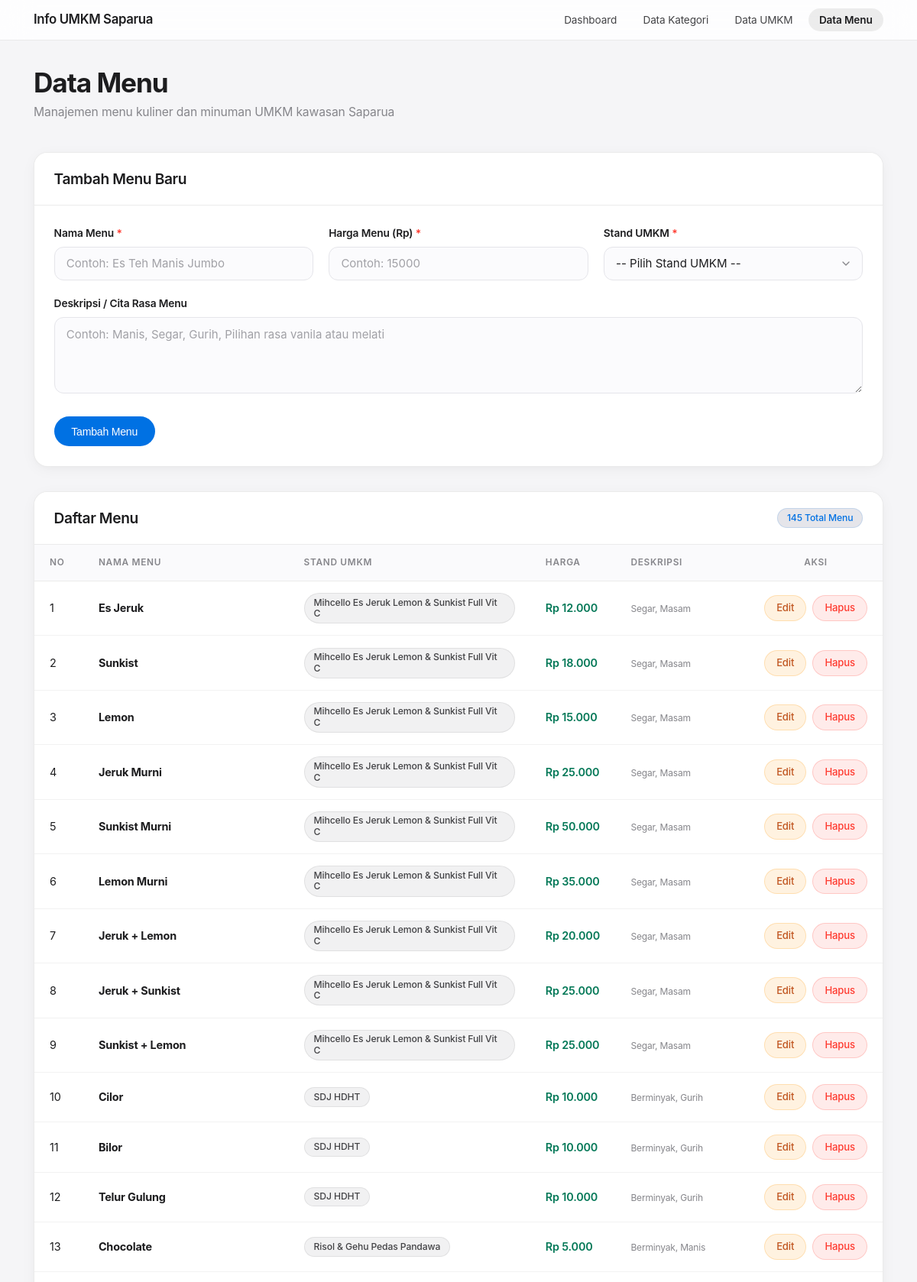
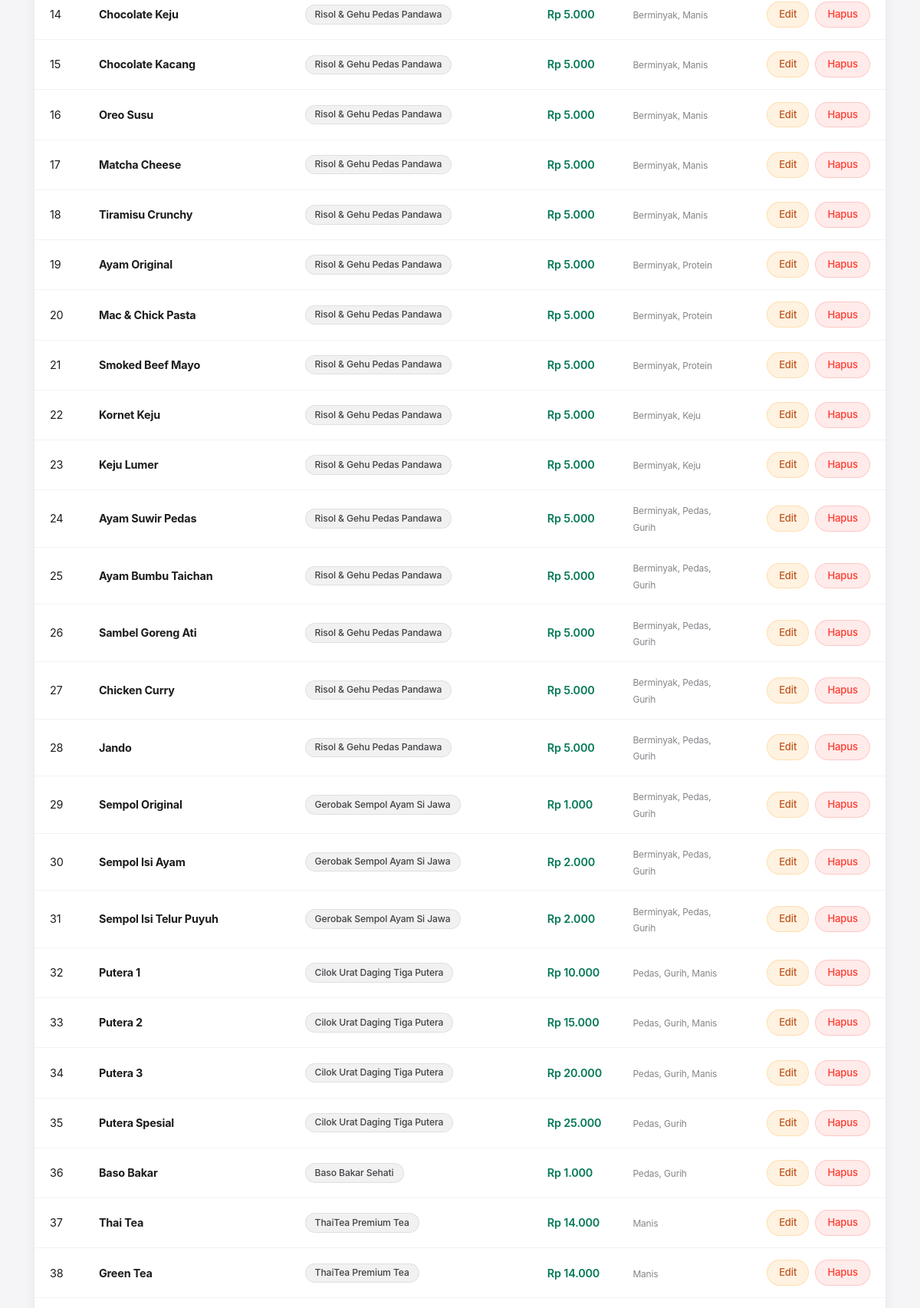
/view/menu.php (upper part), run on the app's committed database (2 pictures, top to bottom).
### tables this page shows
CREATE TABLE `menu` (
  `id_menu` int(11) NOT NULL AUTO_INCREMENT,
  `nama_menu` varchar(255) DEFAULT NULL,
  `harga_menu` int(11) DEFAULT NULL,
  `id_umkm` int(11) NOT NULL,
  `deskripsi` mediumtext DEFAULT NULL,
  `id_rasa` int(11) DEFAULT NULL,
  PRIMARY KEY (`id_menu`),
  KEY `fk_menu_umkm` (`id_umkm`),
  KEY `id_rasa` (`id_rasa`),
  CONSTRAINT `fk_menu_umkm` FOREIGN KEY (`id_umkm`) REFERENCES `umkm` (`id_umkm`) ON DELETE CASCADE ON UPDATE CASCADE,
  CONSTRAINT `menu_ibfk_1` FOREIGN KEY (`id_rasa`) REFERENCES `rasa_menu` (`id`)
);

CREATE TABLE `umkm` (
  `id_umkm` int(11) NOT NULL AUTO_INCREMENT,
  `nama_stand` varchar(255) DEFAULT NULL,
  `nama_penjaga` varchar(255) DEFAULT NULL,
  `foto` varchar(255) DEFAULT NULL,
  `sertifikasi_halal` enum('ada','tidak') DEFAULT 'tidak',
  `id_kategori` int(11) DEFAULT NULL,
  `id_jadwal` int(11) DEFAULT NULL,
  `id_lokasi` int(11) DEFAULT NULL,
  PRIMARY KEY (`id_umkm`),
  KEY `fk_umkm_kategori` (`id_kategori`),
  KEY `fk_umkm_jadwal` (`id_jadwal`),
  KEY `fk_umkm_lokasi` (`id_lokasi`),
  CONSTRAINT `fk_umkm_jadwal` FOREIGN KEY (`id_jadwal`) REFERENCES `jadwal` (`id_jadwal`) ON DELETE SET NULL ON UPDATE CASCADE,
  CONSTRAINT `fk_umkm_kategori` FOREIGN KEY (`id_kategori`) REFERENCES `kategori` (`id_kategori`) ON DELETE SET NULL ON UPDATE CASCADE,
  CONSTRAINT `fk_umkm_lokasi` FOREIGN KEY (`id_lokasi`) REFERENCES `lokasi` (`id_lokasi`) ON DELETE SET NULL ON UPDATE CASCADE
);

### class/Database.php (called while the page is built, shortened)
<?php
class Database {
    private string $host;
    private string $user;
    private string $pass;
    private string $dbname;
    public ?PDO $conn = null;
    public function __construct(
        string $host = DB_HOST,
        string $user = DB_USER,
        string $pass = DB_PASS,
        string $dbname = DB_NAME
    ) {
        $this->host   = $host;
        $this->user   = $user;
        $this->pass   = $pass;
        $this->dbname = $dbname;
    }
    public function getConnection(): PDO {
        if ($this->conn === null) {
            $dsn = "mysql:host={$this->host};dbname={$this->dbname};charset=utf8mb4";
            $options = [
                PDO::ATTR_ERRMODE            => PDO::ERRMODE_EXCEPTION,
                PDO::ATTR_DEFAULT_FETCH_MODE => PDO::FETCH_ASSOC,
                PDO::ATTR_EMULATE_PREPARES   => false,
            ];
            try {
                $this->conn = new PDO($dsn, $this->user, $this->pass, $options);
            } catch (PDOException $e) {
                error_log("Database Connection Error: " . $e->getMessage());
                throw new PDOException("Koneksi database gagal: " . $e->getMessage(), (int)$e->getCode());
            }
        }
        return $this->conn;
    }
}

### class/Menu.php (called while the page is built, shortened)
<?php
require_once __DIR__ . '/Database.php';
class Menu {
    private PDO $conn;
    private string $table = 'menu';
    public function __construct(PDO|Database|null $db = null) {
        if ($db instanceof PDO) {
            $this->conn = $db;
        } elseif ($db instanceof Database) {
            $this->conn = $db->getConnection();
        } else {
            $database = new Database();
            $this->conn = $database->getConnection();
        }
    }
    public function getAll(): array {
        try {
            $query = "SELECT
                        m.id_menu,
                        m.nama_menu,
                        m.harga_menu,
                        m.id_umkm,
                        m.deskripsi,
                        u.nama_stand
                      FROM {$this->table} m
                      LEFT JOIN umkm u ON m.id_umkm = u.id_umkm
                      ORDER BY m.id_menu ASC";
            $stmt = $this->conn->prepare($query);
            $stmt->execute();
            return $stmt->fetchAll();
        } catch (PDOException $e) {
            error_log("Menu::getAll Error: " . $e->getMessage());
            return [];
        }
    }
}

### view/menu.php (the view, shortened to what this page needs)
<?php
require_once __DIR__ . '/../class/Menu.php';
$menuModel = new Menu();
$edit_data = null;
$menu_list = $menuModel->getAll();
require_once __DIR__ . '/header.php';
?>
<div class="page-header">
    <div class="page-title">
        <h1>Data Menu</h1>
        <p>Manajemen menu kuliner dan minuman UMKM kawasan Saparua</p>
    </div>
</div>
<div class="card" style="margin-bottom: 2rem;">
    <div class="card-header">
        <h2><?= $edit_data ? 'Edit Menu: ' . htmlspecialchars($edit_data['nama_menu']) : 'Tambah Menu Baru' ?></h2>
    </div>
    <div class="card-body">
        <form action="menu.php" method="POST">
            <div style="display: grid; grid-template-columns: repeat(auto-fit, minmax(260px, 1fr)); gap: 1.25rem;">
                <div class="form-group">
                    <label for="nama_menu">Nama Menu <span style="color:var(--danger)">*</span></label>
                    <input type="text"
                           id="nama_menu"
                           name="nama_menu"
                           class="form-control"
                           placeholder="Contoh: Es Teh Manis Jumbo"
                           value="<?= $edit_data ? htmlspecialchars($edit_data['nama_menu']) : '' ?>"
                           required>
                </div>
                <div class="form-group">
                    <label for="harga_menu">Harga Menu (Rp) <span style="color:var(--danger)">*</span></label>
                    <input type="number"
                           id="harga_menu"
                           name="harga_menu"
                           class="form-control"
                           placeholder="Contoh: 15000"
                           min="500"
                           step="500"
                           value="<?= $edit_data ? htmlspecialchars($edit_data['harga_menu']) : '' ?>"
                           required>
                </div>
                <div class="form-group">
                    <label for="id_umkm">Stand UMKM <span style="color:var(--danger)">*</span></label>
                    <select id="id_umkm" name="id_umkm" class="form-control" required>
                        <option value="">-- Pilih Stand UMKM --</option>
                    </select>
                </div>
            </div>
            <div class="form-group">
                <label for="deskripsi">Deskripsi / Cita Rasa Menu</label>
                <textarea id="deskripsi"
                          name="deskripsi"
                          class="form-control"
                          placeholder="Contoh: Manis, Segar, Gurih, Pilihan rasa vanila atau melati"><?= $edit_data ? htmlspecialchars($edit_data['deskripsi'] ?? '') : '' ?></textarea>
            </div>
            <div style="margin-top: 1.5rem; display: flex; gap: 0.75rem;">
                <button type="submit" class="btn btn-primary">
                    <?= $edit_data ? 'Simpan Perubahan Menu' : 'Tambah Menu' ?>
                </button>
            </div>
        </form>
    </div>
</div>
<div class="card">
    <div class="card-header">
        <h2>Daftar Menu</h2>
        <span class="badge badge-primary"><?= count($menu_list) ?> Total Menu</span>
    </div>
    <div class="card-body" style="padding: 0;">
        <div class="table-responsive">
            <table class="table">
                <thead>
                    <tr>
                        <th style="width: 50px;">No</th>
                        <th>Nama Menu</th>
                        <th>Stand UMKM</th>
                        <th>Harga</th>
                        <th>Deskripsi</th>
                        <th style="width: 150px; text-align: center;">Aksi</th>
                    </tr>
                </thead>
                <tbody>
                    <?php if (empty($menu_list)): ?>
                        <tr>
                            <td colspan="6">
                                <div class="empty-state">
                                    <div class="empty-state-icon"></div>
                                    <p>Belum ada data menu tersimpan.</p>
                                </div>
                            </td>
                        </tr>
                    <?php else: ?>
                        <?php $no = 1; foreach ($menu_list as $row): ?>
                            <tr>
                                <td><?= $no++ ?></td>
                                <td><strong><?= htmlspecialchars($row['nama_menu']) ?></strong></td>
                                <td>
                                    <span class="badge badge-gray">
                                        <?= htmlspecialchars($row['nama_stand'] ?? 'Tidak Terkait') ?>
                                    </span>
                                </td>
                                <td>
                                    <span style="font-weight: 600; color: #047857;">
                                        Rp <?= number_format((float)$row['harga_menu'], 0, ',', '.') ?>
                                    </span>
                                </td>
                                <td>
                                    <small style="color: var(--gray-500);">
                                        <?= htmlspecialchars($row['deskripsi'] ?? '-') ?>
                                    </small>
                                </td>
                                <td style="text-align: center;">
                                    <div class="btn-actions" style="justify-content: center;">
                                        <a href="menu.php?action=edit&id=<?= $row['id_menu'] ?>"
                                           class="btn btn-warning btn-sm" title="Edit">
                                            Edit
                                        </a>
                                        <a href="menu.php?action=delete&id=<?= $row['id_menu'] ?>"
                                           class="btn btn-danger btn-sm"
                                           onclick="return confirm('Apakah Anda yakin ingin menghapus menu: <?= htmlspecialchars(addslashes($row['nama_menu'])) ?>?')"
                                           title="Hapus">
                                            Hapus
                                        </a>
                                    </div>
                                </td>
                            </tr>
                        <?php endforeach; ?>
                    <?php endif; ?>
                </tbody>
            </table>
        </div>
    </div>
</div>
<?php
require_once __DIR__ . '/footer.php';
?>

### data on the page
menu: nama_menu "Es Jeruk", id_umkm.nama_stand "Mihcello Es Jeruk Lemon & Sunkist Full Vit C", harga_menu "12.000", deskripsi "Segar, Masam"
menu: nama_menu "Sunkist", id_umkm.nama_stand "Mihcello Es Jeruk Lemon & Sunkist Full Vit C", harga_menu "18.000", deskripsi "Segar, Masam"
menu: nama_menu "Lemon", id_umkm.nama_stand "Mihcello Es Jeruk Lemon & Sunkist Full Vit C", harga_menu "15.000", deskripsi "Segar, Masam"
menu: nama_menu "Jeruk Murni", id_umkm.nama_stand "Mihcello Es Jeruk Lemon & Sunkist Full Vit C", harga_menu "25.000", deskripsi "Segar, Masam"
menu: nama_menu "Sunkist Murni", id_umkm.nama_stand "Mihcello Es Jeruk Lemon & Sunkist Full Vit C", harga_menu "50.000", deskripsi "Segar, Masam"
menu: nama_menu "Lemon Murni", id_umkm.nama_stand "Mihcello Es Jeruk Lemon & Sunkist Full Vit C", harga_menu "35.000", deskripsi "Segar, Masam"
menu: nama_menu "Jeruk + Lemon", id_umkm.nama_stand "Mihcello Es Jeruk Lemon & Sunkist Full Vit C", harga_menu "20.000", deskripsi "Segar, Masam"
menu: nama_menu "Jeruk + Sunkist", id_umkm.nama_stand "Mihcello Es Jeruk Lemon & Sunkist Full Vit C", harga_menu "25.000", deskripsi "Segar, Masam"
menu: nama_menu "Sunkist + Lemon", id_umkm.nama_stand "Mihcello Es Jeruk Lemon & Sunkist Full Vit C", harga_menu "25.000", deskripsi "Segar, Masam"
menu: nama_menu "Cilor", id_umkm.nama_stand "SDJ HDHT", harga_menu "10.000", deskripsi "Berminyak, Gurih"
menu: nama_menu "Bilor", id_umkm.nama_stand "SDJ HDHT", harga_menu "10.000", deskripsi "Berminyak, Gurih"
menu: nama_menu "Telur Gulung", id_umkm.nama_stand "SDJ HDHT", harga_menu "10.000", deskripsi "Berminyak, Gurih"
menu: nama_menu "Chocolate", id_umkm.nama_stand "Risol & Gehu Pedas Pandawa", harga_menu "5.000", deskripsi "Berminyak, Manis"
menu: nama_menu "Chocolate Keju", id_umkm.nama_stand "Risol & Gehu Pedas Pandawa", harga_menu "5.000", deskripsi "Berminyak, Manis"
menu: nama_menu "Chocolate Kacang", id_umkm.nama_stand "Risol & Gehu Pedas Pandawa", harga_menu "5.000", deskripsi "Berminyak, Manis"
menu: nama_menu "Oreo Susu", id_umkm.nama_stand "Risol & Gehu Pedas Pandawa", harga_menu "5.000", deskripsi "Berminyak, Manis"
menu: nama_menu "Matcha Cheese", id_umkm.nama_stand "Risol & Gehu Pedas Pandawa", harga_menu "5.000", deskripsi "Berminyak, Manis"
menu: nama_menu "Tiramisu Crunchy", id_umkm.nama_stand "Risol & Gehu Pedas Pandawa", harga_menu "5.000", deskripsi "Berminyak, Manis"
menu: nama_menu "Ayam Original", id_umkm.nama_stand "Risol & Gehu Pedas Pandawa", harga_menu "5.000", deskripsi "Berminyak, Protein"
menu: nama_menu "Mac & Chick Pasta", id_umkm.nama_stand "Risol & Gehu Pedas Pandawa", harga_menu "5.000", deskripsi "Berminyak, Protein"
menu: nama_menu "Smoked Beef Mayo", id_umkm.nama_stand "Risol & Gehu Pedas Pandawa", harga_menu "5.000", deskripsi "Berminyak, Protein"
menu: nama_menu "Kornet Keju", id_umkm.nama_stand "Risol & Gehu Pedas Pandawa", harga_menu "5.000", deskripsi "Berminyak, Keju"
menu: nama_menu "Keju Lumer", id_umkm.nama_stand "Risol & Gehu Pedas Pandawa", harga_menu "5.000", deskripsi "Berminyak, Keju"
menu: nama_menu "Ayam Suwir Pedas", id_umkm.nama_stand "Risol & Gehu Pedas Pandawa", harga_menu "5.000", deskripsi "Berminyak, Pedas, Gurih"
menu: nama_menu "Ayam Bumbu Taichan", id_umkm.nama_stand "Risol & Gehu Pedas Pandawa", harga_menu "5.000", deskripsi "Berminyak, Pedas, Gurih"
menu: nama_menu "Sambel Goreng Ati", id_umkm.nama_stand "Risol & Gehu Pedas Pandawa", harga_menu "5.000", deskripsi "Berminyak, Pedas, Gurih"
menu: nama_menu "Chicken Curry", id_umkm.nama_stand "Risol & Gehu Pedas Pandawa", harga_menu "5.000", deskripsi "Berminyak, Pedas, Gurih"
menu: nama_menu "Jando", id_umkm.nama_stand "Risol & Gehu Pedas Pandawa", harga_menu "5.000", deskripsi "Berminyak, Pedas, Gurih"
menu: nama_menu "Sempol Original", id_umkm.nama_stand "Gerobak Sempol Ayam Si Jawa", harga_menu "1.000", deskripsi "Berminyak, Pedas, Gurih"
menu: nama_menu "Sempol Isi Ayam", id_umkm.nama_stand "Gerobak Sempol Ayam Si Jawa", harga_menu "2.000", deskripsi "Berminyak, Pedas, Gurih"
menu: nama_menu "Sempol Isi Telur Puyuh", id_umkm.nama_stand "Gerobak Sempol Ayam Si Jawa", harga_menu "2.000", deskripsi "Berminyak, Pedas, Gurih"
menu: nama_menu "Putera 1", id_umkm.nama_stand "Cilok Urat Daging Tiga Putera", harga_menu "10.000", deskripsi "Pedas, Gurih, Manis"
menu: nama_menu "Putera 2", id_umkm.nama_stand "Cilok Urat Daging Tiga Putera", harga_menu "15.000", deskripsi "Pedas, Gurih, Manis"
menu: nama_menu "Putera 3", id_umkm.nama_stand "Cilok Urat Daging Tiga Putera", harga_menu "20.000", deskripsi "Pedas, Gurih, Manis"
menu: nama_menu "Putera Spesial", id_umkm.nama_stand "Cilok Urat Daging Tiga Putera", harga_menu "25.000", deskripsi "Pedas, Gurih"
menu: nama_menu "Baso Bakar", id_umkm.nama_stand "Baso Bakar Sehati", harga_menu "1.000", deskripsi "Pedas, Gurih"
menu: nama_menu "Thai Tea", id_umkm.nama_stand "ThaiTea Premium Tea", harga_menu "14.000", deskripsi "Manis"
menu: nama_menu "Green Tea", id_umkm.nama_stand "ThaiTea Premium Tea", harga_menu "14.000", deskripsi "Manis"

### other printed values
count($menu_list) "145"
